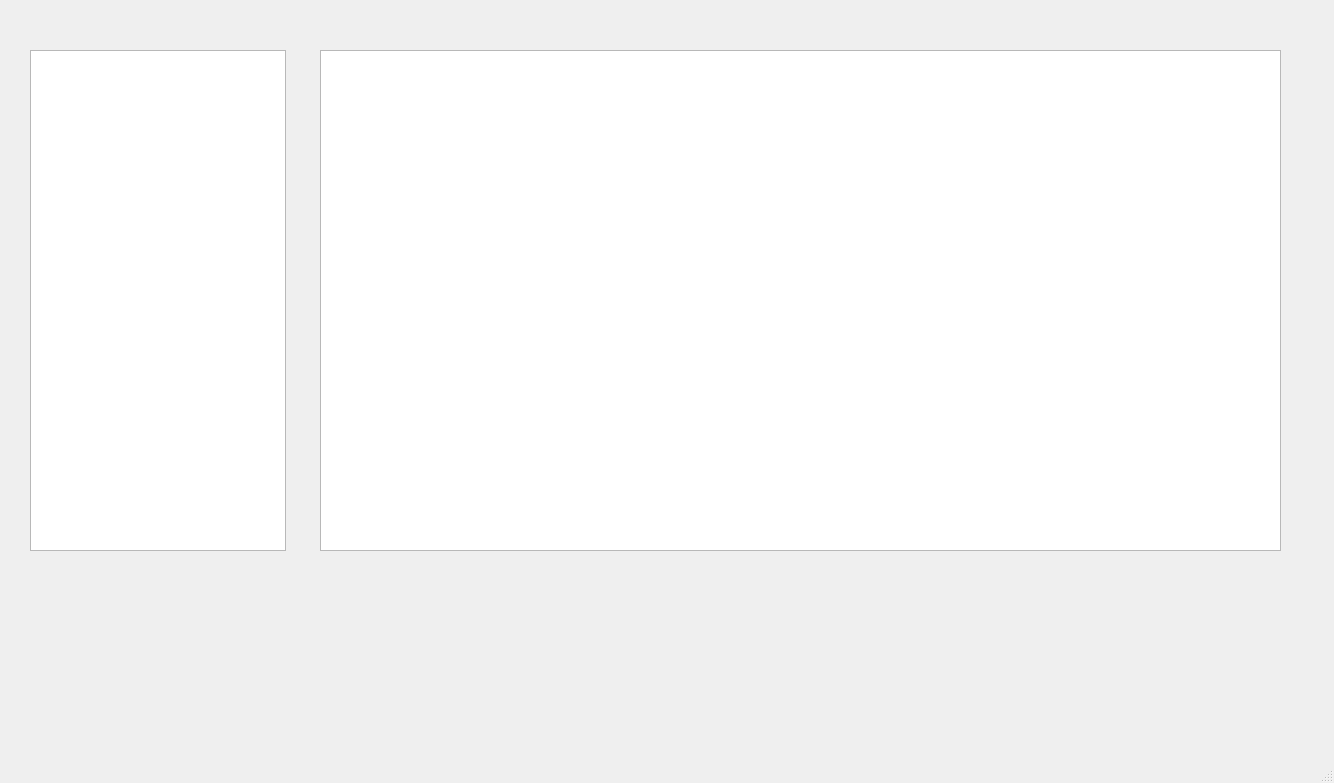
<?xml version="1.0" encoding="UTF-8"?>
<ui version="4.0">
 <class>MainWindow</class>
 <widget class="QMainWindow" name="MainWindow">
  <property name="geometry">
   <rect>
    <x>0</x>
    <y>0</y>
    <width>1334</width>
    <height>783</height>
   </rect>
  </property>
  <property name="windowTitle">
   <string>MainWindow</string>
  </property>
  <widget class="QWidget" name="centralwidget">
   <widget class="QListWidget" name="site_list">
    <property name="geometry">
     <rect>
      <x>30</x>
      <y>50</y>
      <width>256</width>
      <height>501</height>
     </rect>
    </property>
    <property name="font">
     <font>
      <family>MS Shell Dlg 2</family>
      <pointsize>16</pointsize>
      <weight>9</weight>
      <italic>false</italic>
      <bold>false</bold>
     </font>
    </property>
    <property name="styleSheet">
     <string notr="true">font: 75 16pt &quot;MS Shell Dlg 2&quot;;





</string>
    </property>
   </widget>
   <widget class="QTextBrowser" name="output_ps">
    <property name="geometry">
     <rect>
      <x>320</x>
      <y>50</y>
      <width>961</width>
      <height>501</height>
     </rect>
    </property>
    <property name="styleSheet">
     <string notr="true">
font: 75 16pt &quot;MS Shell Dlg 2&quot;;</string>
    </property>
    <property name="html">
     <string>&lt;!DOCTYPE HTML PUBLIC &quot;-//W3C//DTD HTML 4.0//EN&quot; &quot;http://www.w3.org/TR/REC-html40/strict.dtd&quot;&gt;
&lt;html&gt;&lt;head&gt;&lt;meta name=&quot;qrichtext&quot; content=&quot;1&quot; /&gt;&lt;style type=&quot;text/css&quot;&gt;
p, li { white-space: pre-wrap; }
&lt;/style&gt;&lt;/head&gt;&lt;body style=&quot; font-family:'MS Shell Dlg 2'; font-size:16pt; font-weight:72; font-style:normal;&quot;&gt;
&lt;p style=&quot;-qt-paragraph-type:empty; margin-top:0px; margin-bottom:0px; margin-left:0px; margin-right:0px; -qt-block-indent:0; text-indent:0px;&quot;&gt;&lt;br /&gt;&lt;/p&gt;&lt;/body&gt;&lt;/html&gt;</string>
    </property>
   </widget>
  </widget>
  <widget class="QMenuBar" name="menubar">
   <property name="geometry">
    <rect>
     <x>0</x>
     <y>0</y>
     <width>1334</width>
     <height>21</height>
    </rect>
   </property>
  </widget>
  <widget class="QStatusBar" name="statusbar"/>
 </widget>
 <resources/>
 <connections/>
</ui>
